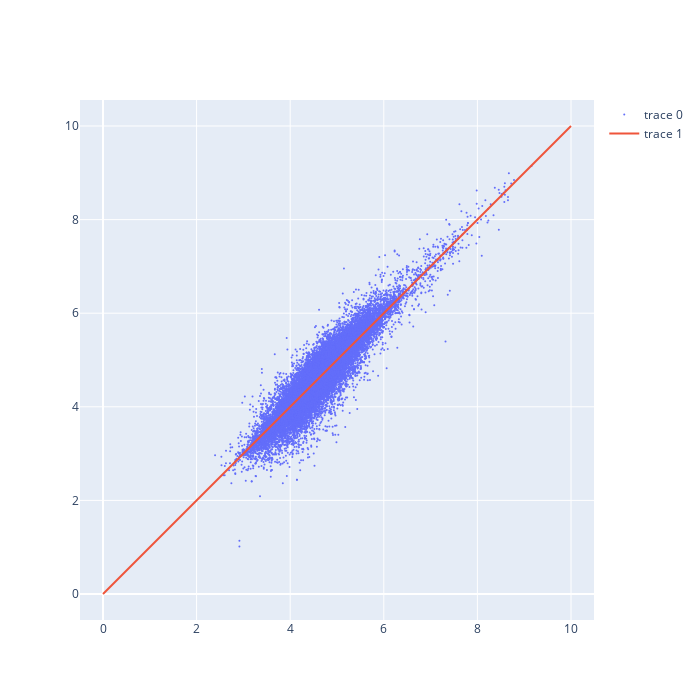

The notebook cell this image was saved under:
### Code cell
fig = go.Figure()

fig.add_trace(go.Scatter(x=pred_holdout['prediction_label'], y=pred_holdout['target'], mode='markers', marker=dict(
        size=2,
    )))
fig.add_trace(go.Scatter(x=np.array(range(0, 11)), y=np.array(range(0, 11)),
                    mode='lines'))
fig.update_layout(width=700, height=700)
fig.update_yaxes(scaleanchor='x')

### Figure 1 — Plotly figure (JSON) as saved in the notebook; plotly's stock layout.template omitted (floating-point values rounded to 4 significant figures; data arrays with more than 128 entries replaced by an {"elided": "..."} marker saying what was removed)
{"data": [{"marker": {"size": 2}, "mode": "markers", "type": "scatter", "x": {"elided": "26289 float values"}, "y": {"elided": "26289 float values"}}, {"mode": "lines", "type": "scatter", "x": [0, 1, 2, 3, 4, 5, 6, 7, 8, 9, 10], "y": [0, 1, 2, 3, 4, 5, 6, 7, 8, 9, 10]}], "layout": {"height": 700, "width": 700, "yaxis": {"scaleanchor": "x"}}}
